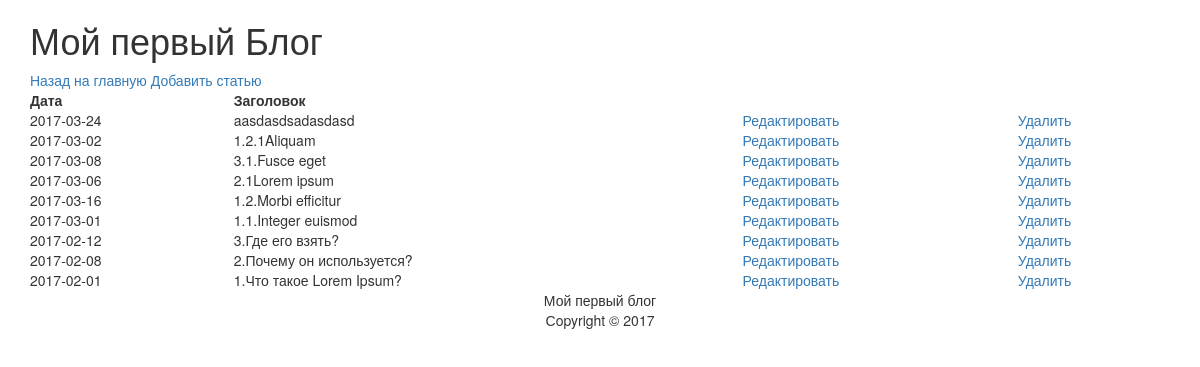
The app's page /admin/index.php with its own data.
### tables this page shows
CREATE TABLE `articles` (
  `id` int(11) NOT NULL,
  `title` varchar(255) NOT NULL,
  `content` text NOT NULL,
  `date` date NOT NULL,
  `parent_id` tinyint(4) NOT NULL DEFAULT '0'
);

### models/articles.php (called while the page is built, shortened)
<?php
function articles_all($link)
{
    $query = "SELECT * FROM articles ORDER BY id DESC";
    $result = mysqli_query($link, $query);
    $n=mysqli_num_rows($result);
    $articles = array();
    for($i=0; $i<$n; $i++) {
        $row = mysqli_fetch_assoc($result);
        $articles[] = $row;
    }
    return $articles;
}
?>

### views/articles_admin.php (the view, shortened to what this page needs)
<!DOCTYPE html>
<html>
<head>
    <link rel="stylesheet" href="../style.css">
    <link rel="stylesheet" href="https://maxcdn.bootstrapcdn.com/bootstrap/3.3.7/css/bootstrap.min.css">
</head>
<body>
<div class="container">
    <h1>Мой первый Блог</h1>
    <div>
        <a href="../index.php">Назад на главную</a>
    <a href="index.php?action=add">Добавить статью</a>
        <table class="admin-table">
            <tr>
                <th>Дата</th>
                <th>Заголовок</th>
                <th></th>
                <th></th>
            </tr>
        <?php foreach ($articles as $a): ?>
            <tr>
                <td><?=$a['date']?></td>
                <td><?=$a['title']?></td>
                <td><a href="index.php?action=edit&id=<?php echo $a['id'];?>">Редактировать</a></td>
                <td><a href="index.php?action=delete&id=<?php echo $a['id'];?>">Удалить</a></td>
            </tr>
        <?php endforeach ?>
        </table>
    </div>
    <footer>
        <p>Мой первый блог<br>Сopyright &copy; 2017</p>
    </footer>
</div>
</body>
</html>

### admin/index.php (shortened to what this page needs)
<?php
    require_once("../database.php");
    require_once ("../models/articles.php");
    $link = db_connect();
    if(isset($_GET['action']))
        $action = $_GET['action'];
    else
        $action="";
    if($action == "add") {
        if (!empty($_POST)) {
            articles_new($link, $_POST['title'],
                $_POST['date'], $_POST['content'], $_POST['parent_id']);
            header("Location: index.php");
        }
        include "../views/add.php";
    }
    else if($action == "delete"){
        $id = $_GET['id'];
        $article = articles_delete($link, $id);
        header("Location: index.php");
    }
    else{
        $articles = articles_all($link);
        include("../views/articles_admin.php");
    }
?>

### style.css (style rules this page uses)
footer { text-align: center; }
.admin-table { width:100%; }

### records on screen
articles: date "2017-03-24", title "aasdasdsadasdasd"
articles: date "2017-03-02", title "1.2.1Aliquam"
articles: date "2017-03-08", title "3.1.Fusce eget"
articles: date "2017-03-06", title "2.1Lorem ipsum"
articles: date "2017-03-16", title "1.2.Morbi efficitur"
articles: date "2017-03-01", title "1.1.Integer euismod"
articles: date "2017-02-12", title "3.Где его взять?"
articles: date "2017-02-08", title "2.Почему он используется?"
articles: date "2017-02-01", title "1.Что такое Lorem Ipsum?"
